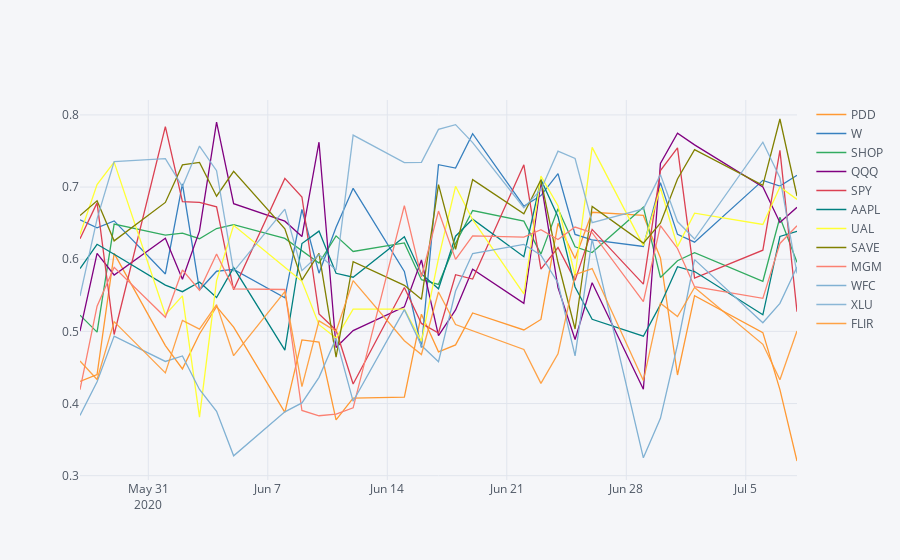

Write notebook code for a chart like this one.
### Code cell
multi_stock_ts_view(short, ['PDD', 'W', 'SHOP', 'QQQ', 'SPY', 'AAPL', 'UAL', 'SAVE', 'MGM', 'WFC', 'XLU', 'FLIR'], 'CBOE_ShortRatio', 30)
